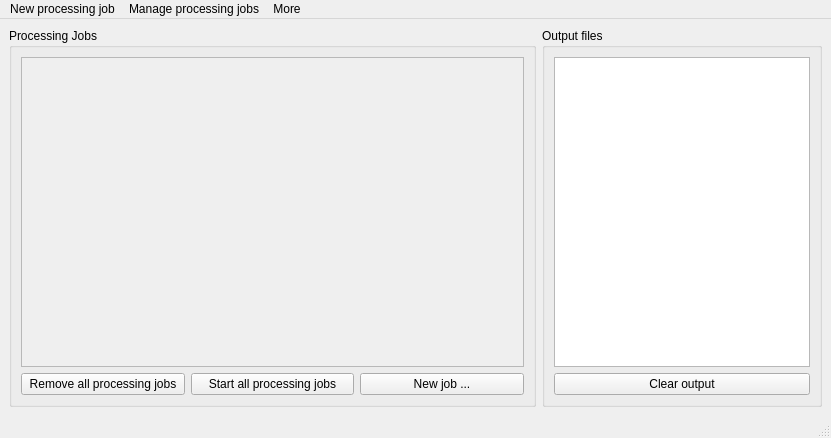
<?xml version="1.0" encoding="UTF-8"?>
<ui version="4.0">
 <class>MainWindow</class>
 <widget class="QMainWindow" name="MainWindow">
  <property name="geometry">
   <rect>
    <x>0</x>
    <y>0</y>
    <width>831</width>
    <height>438</height>
   </rect>
  </property>
  <property name="sizePolicy">
   <sizepolicy hsizetype="Fixed" vsizetype="Fixed">
    <horstretch>0</horstretch>
    <verstretch>0</verstretch>
   </sizepolicy>
  </property>
  <property name="minimumSize">
   <size>
    <width>831</width>
    <height>438</height>
   </size>
  </property>
  <property name="maximumSize">
   <size>
    <width>831</width>
    <height>438</height>
   </size>
  </property>
  <property name="windowTitle">
   <string>Data Processor</string>
  </property>
  <widget class="QWidget" name="centralwidget">
   <layout class="QHBoxLayout" name="horizontalLayout">
    <item>
     <widget class="QGroupBox" name="groupBox">
      <property name="title">
       <string>Processing Jobs</string>
      </property>
      <layout class="QVBoxLayout" name="verticalLayout">
       <item>
        <widget class="QScrollArea" name="scrollArea">
         <property name="widgetResizable">
          <bool>true</bool>
         </property>
         <widget class="QWidget" name="scrollAreaWidgetContents">
          <property name="geometry">
           <rect>
            <x>0</x>
            <y>0</y>
            <width>515</width>
            <height>324</height>
           </rect>
          </property>
          <layout class="QVBoxLayout" name="verticalLayout_4">
           <item>
            <layout class="QVBoxLayout" name="layout_for_processing_jobs"/>
           </item>
          </layout>
         </widget>
        </widget>
       </item>
       <item>
        <layout class="QHBoxLayout" name="horizontalLayout_3">
         <item>
          <widget class="QPushButton" name="remove_jobs">
           <property name="text">
            <string>Remove all processing jobs</string>
           </property>
          </widget>
         </item>
         <item>
          <widget class="QPushButton" name="start_processing">
           <property name="text">
            <string>Start all processing jobs</string>
           </property>
          </widget>
         </item>
         <item>
          <widget class="QPushButton" name="new_job">
           <property name="text">
            <string>New job ...</string>
           </property>
          </widget>
         </item>
        </layout>
       </item>
      </layout>
     </widget>
    </item>
    <item>
     <widget class="QGroupBox" name="groupBox_2">
      <property name="title">
       <string>Output files</string>
      </property>
      <layout class="QVBoxLayout" name="verticalLayout_2">
       <item>
        <widget class="QTextEdit" name="output_files">
         <property name="sizePolicy">
          <sizepolicy hsizetype="Preferred" vsizetype="Expanding">
           <horstretch>0</horstretch>
           <verstretch>0</verstretch>
          </sizepolicy>
         </property>
        </widget>
       </item>
       <item>
        <widget class="QPushButton" name="clear_output_files">
         <property name="text">
          <string>Clear output</string>
         </property>
        </widget>
       </item>
      </layout>
     </widget>
    </item>
   </layout>
  </widget>
  <widget class="QMenuBar" name="menubar">
   <property name="geometry">
    <rect>
     <x>0</x>
     <y>0</y>
     <width>831</width>
     <height>17</height>
    </rect>
   </property>
   <widget class="QMenu" name="menuNew_job">
    <property name="title">
     <string>New processing job</string>
    </property>
    <addaction name="actionCompute_1D_Movement_Score"/>
    <addaction name="actionCompute_2D_Movement_Score"/>
    <addaction name="separator"/>
    <addaction name="actionEEG_freqeuncy_power"/>
    <addaction name="actionEEG_spectrogram_2"/>
   </widget>
   <widget class="QMenu" name="menuManage_Jobs">
    <property name="title">
     <string>Manage processing jobs</string>
    </property>
    <addaction name="actionRemove_all_jobs"/>
    <addaction name="actionStart_all_jobs"/>
   </widget>
   <widget class="QMenu" name="menuMore">
    <property name="title">
     <string>More</string>
    </property>
    <addaction name="actionClose"/>
   </widget>
   <addaction name="menuNew_job"/>
   <addaction name="menuManage_Jobs"/>
   <addaction name="menuMore"/>
  </widget>
  <widget class="QStatusBar" name="statusbar"/>
  <action name="actionCompute_1D_Movement_Score">
   <property name="text">
    <string>1D Movement Score ...</string>
   </property>
  </action>
  <action name="actionCompute_2D_Movement_Score">
   <property name="text">
    <string>2D Movement Score ...</string>
   </property>
  </action>
  <action name="actionEEG_spectrogram">
   <property name="text">
    <string>EEG spectrogram</string>
   </property>
  </action>
  <action name="actionEEG_freqeuncy_power">
   <property name="text">
    <string>EEG freqeuncy power ...</string>
   </property>
  </action>
  <action name="actionEEG_spectrogram_2">
   <property name="text">
    <string>EEG spectrogram ...</string>
   </property>
  </action>
  <action name="actionRemove_all_jobs">
   <property name="text">
    <string>Remove all jobs</string>
   </property>
  </action>
  <action name="actionStart_all_jobs">
   <property name="text">
    <string>Start all jobs</string>
   </property>
  </action>
  <action name="actionClose">
   <property name="text">
    <string>Close</string>
   </property>
  </action>
 </widget>
 <resources/>
 <connections/>
</ui>
